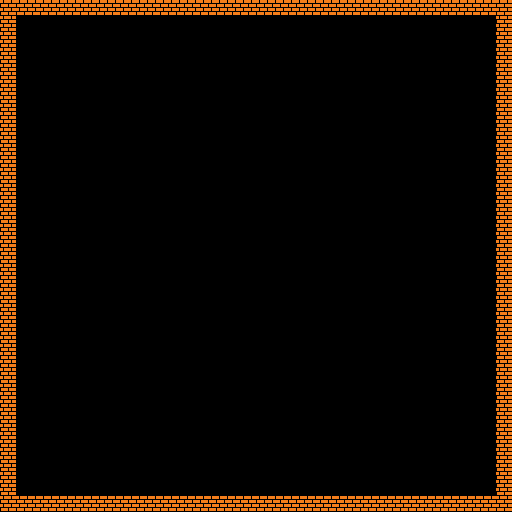

Rendered tile map (Tiled .tmx) drawn with the repository's tilesets; below, a short description and the map source with its tile grids summarised:
An orthogonal 32x32 tile map with 16x16 px tiles, 1 tile layer (GameplayLayer).

<map version="1.0" orientation="orthogonal" width="32" height="32" tilewidth="16" tileheight="16">
  <tileset source="../../StandardTileset.tsx" firstgid="1" />
  <layer name="GameplayLayer" id="0" tintcolor="#ffffff" opacity="1" visible="1" parallaxx="1" parallaxy="1" offsetx="0" offsety="0" width="32" height="32">
    <properties />
    <data>[1024 cells, 124 non-empty, 1 distinct tile ids]</data>
  </layer>
</map>
